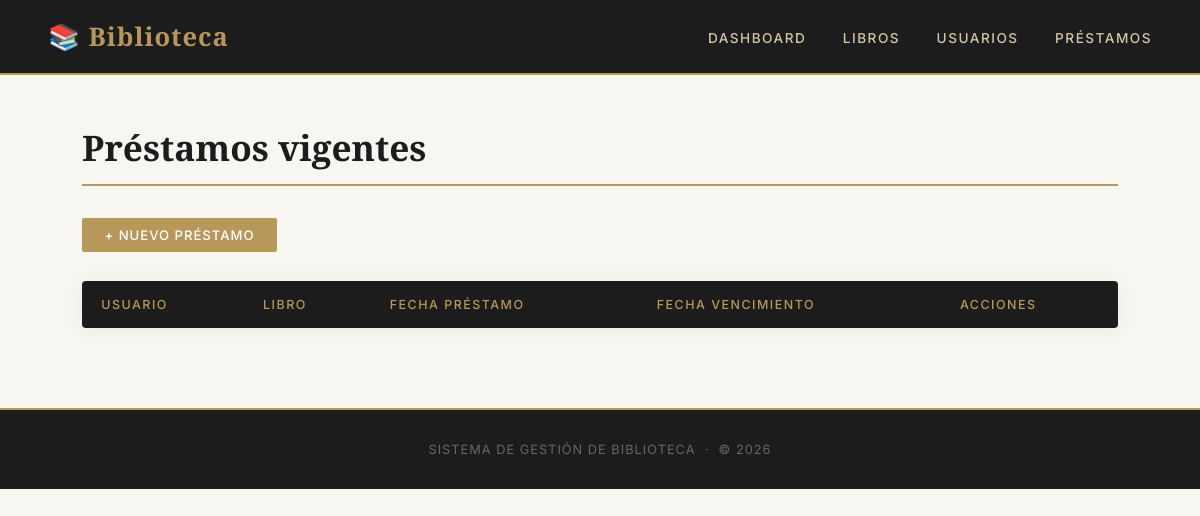
The app's page /prestamos/, older data.
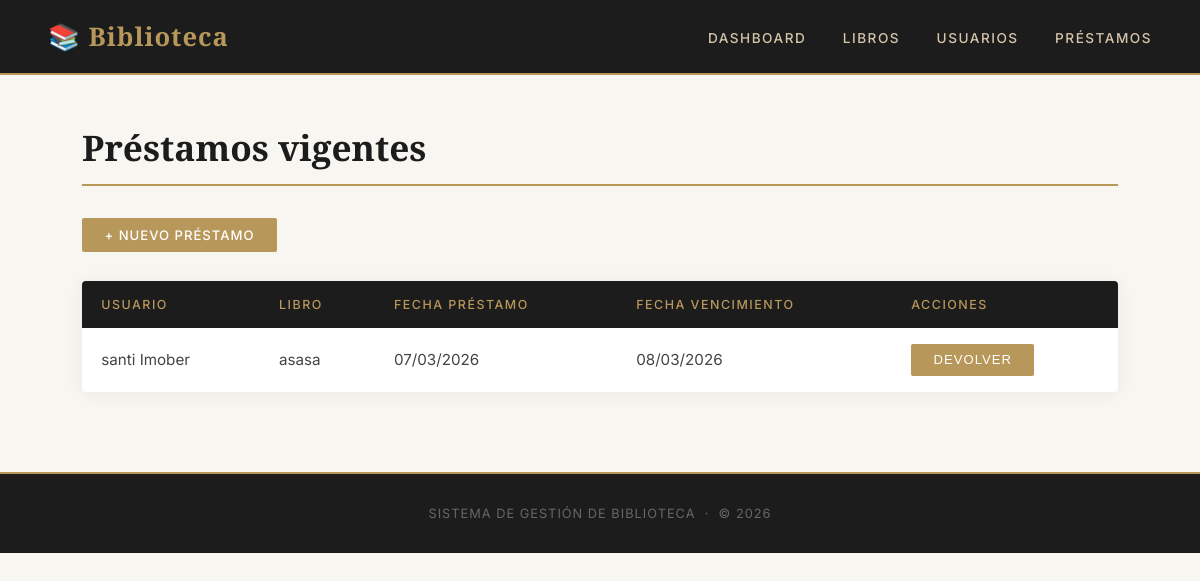
The same page, newer data.
### app/models/prestamo.py (models this page shows)
class Prestamo(db.Model):
    __tablename__ = 'prestamos'
    id = db.Column(db.Integer, primary_key=True)
    id_libro = db.Column(db.Integer, db.ForeignKey('libros.id'), nullable=False)
    fecha_prestamo = db.Column(db.DateTime, nullable=False)
    fecha_vencimiento = db.Column(db.DateTime, nullable=False)
    fecha_devolucion = db.Column(db.DateTime, nullable=True)
    id_usuario = db.Column(db.Integer, db.ForeignKey('usuarios.id'), nullable=False)
    libro = db.relationship('Libro', backref='prestamos')
    usuario = db.relationship('Usuario', backref='prestamos')

### app/models/usuario.py (models this page shows)
class Usuario(db.Model):
    __tablename__ = 'usuarios'
    id = db.Column(db.Integer, primary_key=True)
    nombre = db.Column(db.String(200), nullable=False)
    apellido = db.Column(db.String(100), nullable=False)
    direccion = db.Column(db.String(100), nullable=False)
    telefono = db.Column(db.String(100), nullable=False)

### app/models/libro.py (models this page shows)
class Libro(db.Model):
    __tablename__ = 'libros'
    id = db.Column(db.Integer, primary_key=True)
    titulo = db.Column(db.String(200), nullable=False)
    autor = db.Column(db.String(100), nullable=False)
    editorial = db.Column(db.String(100), nullable=False)
    anio_publicacion = db.Column(db.Integer, nullable=False)
    cantidad_ejemplares = db.Column(db.Integer, nullable=False)

### app/routes/prestamos.py (the view)
@prestamos_bp.route('/')
def listar():
    prestamos = Prestamo.query.filter_by(fecha_devolucion=None).all()
    return render_template('prestamos/listar.html', prestamos=prestamos)

### app/templates/prestamos/listar.html (shortened to what this page needs)
{% extends 'base.html' %}
{% block content %}
<h1>Préstamos vigentes</h1>
<div class="actions">
    <a href="/prestamos/agregar" class="btn">+ Nuevo préstamo</a>
</div>
<table>
    <thead>
        <tr>
            <th>Usuario</th>
            <th>Libro</th>
            <th>Fecha préstamo</th>
            <th>Fecha vencimiento</th>
            <th>Acciones</th>
        </tr>
    </thead>
    <tbody>
        {% for prestamo in prestamos %}
        <tr>
            <td>{{ prestamo.usuario.nombre }} {{ prestamo.usuario.apellido }}</td>
            <td>{{ prestamo.libro.titulo }}</td>
            <td>{{ prestamo.fecha_prestamo.strftime('%d/%m/%Y') }}</td>
            <td>{{ prestamo.fecha_vencimiento.strftime('%d/%m/%Y') }}</td>
            <td>
                <form method="POST" action="/prestamos/devolver/{{ prestamo.id }}" class="inline">
                    <button type="submit">Devolver</button>
                </form>
            </td>
        </tr>
        {% endfor %}
    </tbody>
</table>
{% endblock %}

Row changes from the older to the newer data that the page shows:
now on this page (row edited): Prestamo: usuario.nombre "santi", usuario.apellido "Imober", libro.titulo "asasa", fecha_prestamo "07/03/2026", fecha_vencimiento "08/03/2026"
